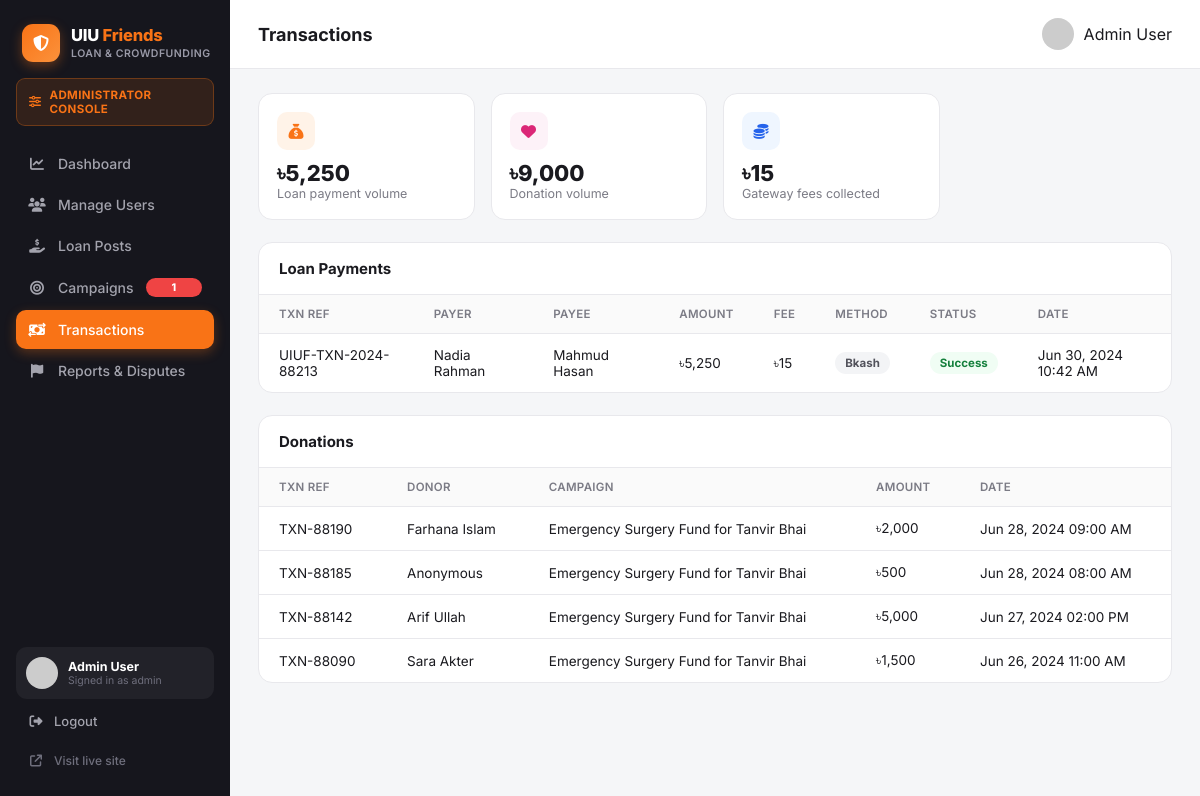
Screenshot of /admin/transactions.php (signed in) with the database file from the repository.
### tables this page shows
CREATE TABLE users (
    id                      INT AUTO_INCREMENT PRIMARY KEY,
    full_name               VARCHAR(120)  NOT NULL,
    email                   VARCHAR(150)  NOT NULL UNIQUE,
    password_hash           VARCHAR(255)  NOT NULL,
    student_id              VARCHAR(30)   NOT NULL UNIQUE,
    department              VARCHAR(20)   NOT NULL,
    batch                   VARCHAR(10)   NOT NULL,
    phone                   VARCHAR(20)   DEFAULT NULL,
    avatar                  VARCHAR(255)  DEFAULT 'assets/img/default-avatar.svg',
    role                    ENUM('user','admin') NOT NULL DEFAULT 'user',
    trust_score             DECIMAL(3,2)  NOT NULL DEFAULT 4.00,
    uiu_id_verified         TINYINT(1)    NOT NULL DEFAULT 0,
    email_verified          TINYINT(1)    NOT NULL DEFAULT 0,
    phone_verified          TINYINT(1)    NOT NULL DEFAULT 0,
    payment_linked          TINYINT(1)    NOT NULL DEFAULT 0,
    agreement_accepted      TINYINT(1)    NOT NULL DEFAULT 0,
    status                  ENUM('active','suspended') NOT NULL DEFAULT 'active',
    created_at              DATETIME      NOT NULL DEFAULT CURRENT_TIMESTAMP
);

CREATE TABLE transactions (
    id                  INT AUTO_INCREMENT PRIMARY KEY,
    agreement_id        INT NOT NULL,
    installment_id      INT DEFAULT NULL,
    txn_ref             VARCHAR(40) NOT NULL UNIQUE,
    payer_id            INT NOT NULL,
    payee_id            INT NOT NULL,
    amount              DECIMAL(12,2) NOT NULL,
    gateway_fee         DECIMAL(12,2) NOT NULL DEFAULT 0,
    payment_method      ENUM('bkash','nagad','card','bank') NOT NULL,
    status              ENUM('success','pending','failed') NOT NULL DEFAULT 'success',
    created_at          DATETIME NOT NULL DEFAULT CURRENT_TIMESTAMP,
    FOREIGN KEY (agreement_id) REFERENCES agreements(id) ON DELETE CASCADE,
    FOREIGN KEY (installment_id) REFERENCES installments(id) ON DELETE SET NULL,
    FOREIGN KEY (payer_id) REFERENCES users(id) ON DELETE CASCADE,
    FOREIGN KEY (payee_id) REFERENCES users(id) ON DELETE CASCADE
);

CREATE TABLE donations (
    id              INT AUTO_INCREMENT PRIMARY KEY,
    campaign_id     INT NOT NULL,
    donor_id        INT NOT NULL,
    amount          DECIMAL(12,2) NOT NULL,
    anonymous       TINYINT(1) NOT NULL DEFAULT 0,
    txn_ref         VARCHAR(40) NOT NULL UNIQUE,
    created_at      DATETIME NOT NULL DEFAULT CURRENT_TIMESTAMP,
    FOREIGN KEY (campaign_id) REFERENCES campaigns(id) ON DELETE CASCADE,
    FOREIGN KEY (donor_id) REFERENCES users(id) ON DELETE CASCADE
);

CREATE TABLE campaigns (
    id              INT AUTO_INCREMENT PRIMARY KEY,
    organizer_id    INT NOT NULL,
    title           VARCHAR(150) NOT NULL,
    description     TEXT NOT NULL,
    goal_amount     DECIMAL(12,2) NOT NULL,
    raised_amount   DECIMAL(12,2) NOT NULL DEFAULT 0,
    image           VARCHAR(255) DEFAULT NULL,
    days_left       INT NOT NULL DEFAULT 30,
    id_verified     TINYINT(1) NOT NULL DEFAULT 0,
    docs_verified   TINYINT(1) NOT NULL DEFAULT 0,
    admin_status    ENUM('pending','verified','rejected') NOT NULL DEFAULT 'pending',
    created_at      DATETIME NOT NULL DEFAULT CURRENT_TIMESTAMP,
    FOREIGN KEY (organizer_id) REFERENCES users(id) ON DELETE CASCADE
);

### includes/functions.php (called while the page is built, shortened)
<?php
require_once __DIR__ . '/../config/db.php';
function current_admin(): ?array {
    global $pdo;
    $stmt = $pdo->prepare("SELECT * FROM users WHERE id = ? AND role = 'admin'");
    $stmt->execute([$_SESSION['admin_id']]);
    return $stmt->fetch() ?: null;
}
function e(?string $str): string {
    return htmlspecialchars($str ?? '', ENT_QUOTES, 'UTF-8');
}
function taka(float $amount): string {
    return '৳' . number_format($amount, $amount == floor($amount) ? 0 : 2);
}

### admin/transactions.php (the view, shortened to what this page needs)
<?php
require_once __DIR__ . '/../includes/functions.php';
$admin = current_admin();
$active = 'transactions.php';
$loanTx = $pdo->query("SELECT t.*, u1.full_name payer, u2.full_name payee FROM transactions t
    JOIN users u1 ON u1.id=t.payer_id JOIN users u2 ON u2.id=t.payee_id ORDER BY t.created_at DESC LIMIT 100")->fetchAll();
$donationTx = $pdo->query("SELECT d.*, u.full_name donor, c.title campaign_title FROM donations d
    JOIN users u ON u.id=d.donor_id JOIN campaigns c ON c.id=d.campaign_id ORDER BY d.created_at DESC LIMIT 100")->fetchAll();
$totalLoanVolume = $pdo->query("SELECT COALESCE(SUM(amount),0) s FROM transactions")->fetch()['s'];
$totalFees = $pdo->query("SELECT COALESCE(SUM(gateway_fee),0) s FROM transactions")->fetch()['s'];
$totalDonationVolume = $pdo->query("SELECT COALESCE(SUM(amount),0) s FROM donations")->fetch()['s'];
include __DIR__ . '/../includes/header.php';
?>
<div class="admin-shell">
  <?php include __DIR__ . '/includes/sidebar.php'; ?>
  <div class="admin-main">
    <div class="admin-topbar"><h1>Transactions</h1><div class="mini-user"><img src="<?= e($admin['avatar']) ?>"><span><?= e($admin['full_name']) ?></span></div></div>
    <div class="admin-content">
      <div class="kpi-row">
        <div class="kpi-card"><div class="icon" style="background:#fff3e8;color:#f97316;"><i class="fa-solid fa-sack-dollar"></i></div><div class="num"><?= taka($totalLoanVolume) ?></div><div class="lbl">Loan payment volume</div></div>
        <div class="kpi-card"><div class="icon" style="background:#fdf2f8;color:#db2777;"><i class="fa-solid fa-heart"></i></div><div class="num"><?= taka($totalDonationVolume) ?></div><div class="lbl">Donation volume</div></div>
        <div class="kpi-card"><div class="icon" style="background:#eff6ff;color:#2563eb;"><i class="fa-solid fa-coins"></i></div><div class="num"><?= taka($totalFees) ?></div><div class="lbl">Gateway fees collected</div></div>
      </div>
      <div class="admin-table-card" style="margin-bottom:22px;">
        <div class="head"><h3>Loan Payments</h3></div>
        <table class="admin-table">
          <tr><th>Txn Ref</th><th>Payer</th><th>Payee</th><th>Amount</th><th>Fee</th><th>Method</th><th>Status</th><th>Date</th></tr>
          <?php foreach ($loanTx as $t): ?>
          <tr>
            <td><?= e($t['txn_ref']) ?></td>
            <td><?= e($t['payer']) ?></td>
            <td><?= e($t['payee']) ?></td>
            <td><?= taka($t['amount']) ?></td>
            <td><?= taka($t['gateway_fee']) ?></td>
            <td><span class="pill pill-gray"><?= ucfirst($t['payment_method']) ?></span></td>
            <td><span class="pill pill-green"><?= ucfirst($t['status']) ?></span></td>
            <td><?= date('M d, Y h:i A', strtotime($t['created_at'])) ?></td>
          </tr>
          <?php endforeach; ?>
        </table>
      </div>
      <div class="admin-table-card">
        <div class="head"><h3>Donations</h3></div>
        <table class="admin-table">
          <tr><th>Txn Ref</th><th>Donor</th><th>Campaign</th><th>Amount</th><th>Date</th></tr>
          <?php foreach ($donationTx as $d): ?>
          <tr>
            <td><?= e($d['txn_ref']) ?></td>
            <td><?= $d['anonymous'] ? 'Anonymous' : e($d['donor']) ?></td>
            <td><?= e($d['campaign_title']) ?></td>
            <td><?= taka($d['amount']) ?></td>
            <td><?= date('M d, Y h:i A', strtotime($d['created_at'])) ?></td>
          </tr>
          <?php endforeach; ?>
        </table>
      </div>
    </div>
  </div>
</div>
</body>
</html>

### admin/includes/sidebar.php (shortened to what this page needs)
<?php
global $pdo;
$navPendingPosts = (int)$pdo->query("SELECT COUNT(*) c FROM loan_posts WHERE admin_status='pending'")->fetch()['c'];
$navPendingCamps = (int)$pdo->query("SELECT COUNT(*) c FROM campaigns WHERE admin_status='pending'")->fetch()['c'];
$navUnverified   = (int)$pdo->query("SELECT COUNT(*) c FROM users WHERE role='user' AND uiu_id_verified=0")->fetch()['c'];
$navOpenReports  = (int)$pdo->query("SELECT COUNT(*) c FROM reports WHERE status='open'")->fetch()['c'];
$nav = [
    'dashboard.php'    => ['icon' => 'fa-chart-line',         'label' => 'Dashboard',          'badge' => 0],
    'users.php'        => ['icon' => 'fa-users',              'label' => 'Manage Users',       'badge' => $navUnverified],
    'loan_posts.php'   => ['icon' => 'fa-hand-holding-dollar','label' => 'Loan Posts',         'badge' => $navPendingPosts],
    'campaigns.php'    => ['icon' => 'fa-bullseye',           'label' => 'Campaigns',          'badge' => $navPendingCamps],
    'transactions.php' => ['icon' => 'fa-money-bill-transfer','label' => 'Transactions',       'badge' => 0],
    'reports.php'      => ['icon' => 'fa-flag',               'label' => 'Reports & Disputes', 'badge' => $navOpenReports],
];
?>
<aside class="admin-sidebar">
  <a href="dashboard.php" class="admin-brand">
    <div class="admin-brand-mark"><i class="fa-solid fa-shield-halved"></i></div>
    <div class="admin-brand-text">
      <div class="admin-brand-name">UIU <span>Friends</span></div>
      <div class="admin-brand-sub">Loan &amp; Crowdfunding</div>
    </div>
  </a>
  <div class="admin-console-badge">
    <i class="fa-solid fa-sliders"></i>
    <span>Administrator Console</span>
  </div>
  <nav class="admin-nav">
    <?php foreach ($nav as $file => $item): ?>
      <a href="<?= $file ?>" class="<?= $active === $file ? 'active' : '' ?>">
        <i class="fa-solid <?= $item['icon'] ?>"></i>
        <span><?= $item['label'] ?></span>
        <?php if ($item['badge'] > 0): ?>
          <span class="admin-nav-badge"><?= $item['badge'] ?></span>
        <?php endif; ?>
      </a>
    <?php endforeach; ?>
  </nav>
  <div class="admin-userbox">
    <img src="<?= e($admin['avatar'] ?? '../assets/img/default-avatar.svg') ?>" alt="">
    <div class="admin-userbox-text">
      <div class="n"><?= e($admin['full_name'] ?? 'Administrator') ?></div>
      <div class="s">Signed in as admin</div>
    </div>
  </div>
  <a href="logout.php" class="admin-logout"><i class="fa-solid fa-right-from-bracket"></i> Logout</a>
  <a href="../home.php" target="_blank" class="admin-visit"><i class="fa-solid fa-arrow-up-right-from-square"></i> Visit live site</a>
</aside>

### assets/css/style.css (style rules this page uses)
:root { --orange: #f97316; --orange-dark: #ea580c; --sidebar-bg: #16161d; --sidebar-text: #a3a3ad; --sidebar-active: #f97316; --bg: #f5f6f8; --card-bg: #ffffff; --border: #e8e8ec; --text-dark: #1a1a1f; --text-muted: #7b7b85; --green: #16a34a; --radius: 14px; --shadow: 0 1px 3px rgba(0,0,0,.06), 0 1px 2px rgba(0,0,0,.04); }
* { box-sizing: border-box; }
body { margin: 0; font-family: 'Inter', -apple-system, BlinkMacSystemFont, 'Segoe UI', sans-serif; background: var(--bg); color: var(--text-dark); }
a { text-decoration: none; color: inherit; }
img { max-width: 100%; display: block; }

### rows the page displays
users: full_name "Admin User"
transactions: txn_ref "UIUF-TXN-2024-88213", payer.full_name "Nadia Rahman", payee.full_name "Mahmud Hasan", amount "৳5,250", gateway_fee "৳15", payment_method "Bkash", status "Success", created_at "Jun 30, 2024 10:42 AM"
donations: txn_ref "TXN-88190", donor.full_name "Farhana Islam", campaign.title "Emergency Surgery Fund for Tanvir Bhai", amount "৳2,000", created_at "Jun 28, 2024 09:00 AM"
donations: txn_ref "TXN-88185", anonymous "Anonymous", campaign.title "Emergency Surgery Fund for Tanvir Bhai", amount "৳500", created_at "Jun 28, 2024 08:00 AM"
donations: txn_ref "TXN-88142", donor.full_name "Arif Ullah", campaign.title "Emergency Surgery Fund for Tanvir Bhai", amount "৳5,000", created_at "Jun 27, 2024 02:00 PM"
donations: txn_ref "TXN-88090", donor.full_name "Sara Akter", campaign.title "Emergency Surgery Fund for Tanvir Bhai", amount "৳1,500", created_at "Jun 26, 2024 11:00 AM"

### other values shown
$item['label'] "Dashboard"
$item['label'] "Manage Users"
$item['label'] "Loan Posts"
$item['label'] "Campaigns"
$item['badge'] "1"
$item['label'] "Transactions"
$item['label'] "Reports & Disputes"
taka($totalLoanVolume) "৳5,250"
taka($totalDonationVolume) "৳9,000"
taka($totalFees) "৳15"
